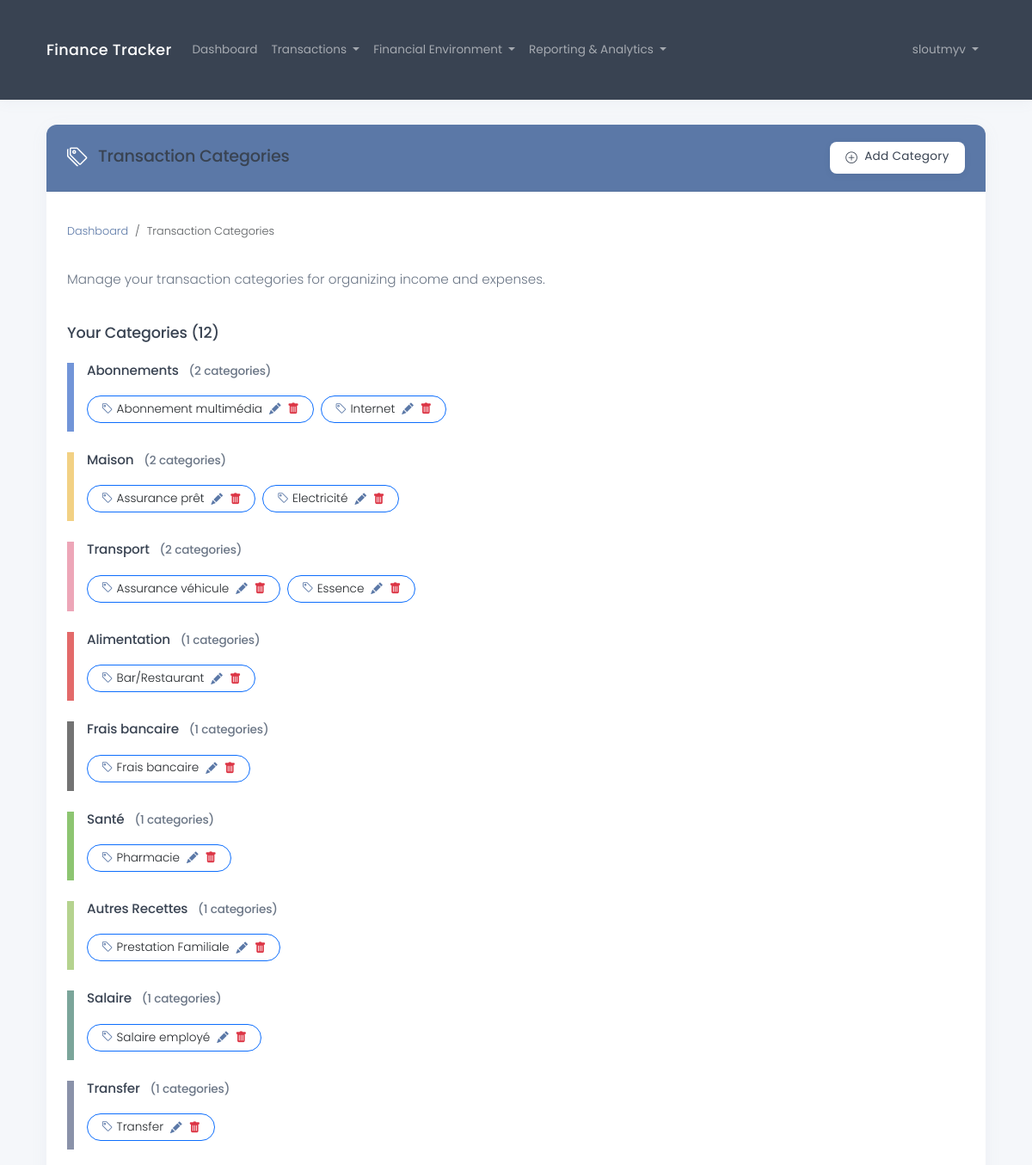
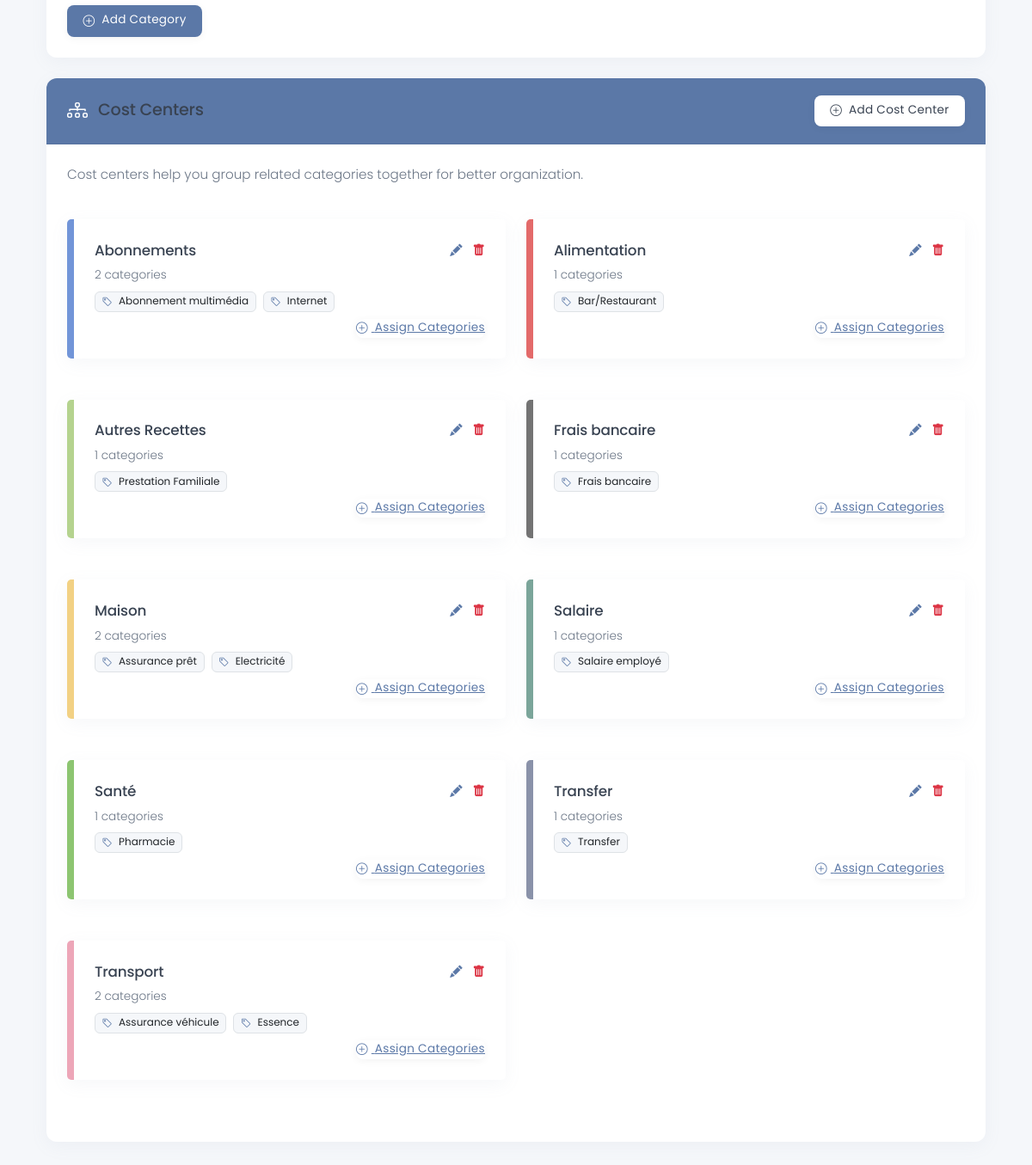
/en/financial/categories/ (signed in), run on the app's committed database (2 pictures, top to bottom).
### core/models.py (models this page shows, shortened)
class CostCenter(models.Model):
    tax_household = models.ForeignKey(
        TaxHousehold,
        on_delete=models.CASCADE,
        related_name='cost_centers',
        help_text=_("The tax household this cost center belongs to")
    )
    name = models.CharField(
        max_length=100,
        help_text=_("Cost center name")
    )
    color = models.CharField(
        max_length=20,
        default="#7295d8",
        help_text=_("Color code for the cost center (hex format)")
    )
    created_at = models.DateTimeField(auto_now_add=True)
    updated_at = models.DateTimeField(auto_now=True)
    class Meta:
        ordering = ['name']
        verbose_name = _("Cost Center")
        verbose_name_plural = _("Cost Centers")

class TransactionCategory(models.Model):
    tax_household = models.ForeignKey(
        TaxHousehold,
        on_delete=models.CASCADE,
        related_name='transaction_categories',
        help_text=_("The tax household this category belongs to")
    )
    cost_center = models.ForeignKey(
        CostCenter,
        on_delete=models.SET_NULL,
        related_name='categories',
        null=True,
        blank=True,
        help_text=_("The cost center this category belongs to (optional)")
    )
    name = models.CharField(
        max_length=100,
        help_text=_("Category name")
    )
    created_at = models.DateTimeField(auto_now_add=True)
    updated_at = models.DateTimeField(auto_now=True)
    class Meta:
        ordering = ['name']
        verbose_name = _("Transaction Category")
        verbose_name_plural = _("Transaction Categories")

### core/views.py (the view)
# urls.py: path('financial/categories/', views.category_list, name='category_list'),
@login_required
def category_list(request):
    try:
        household = request.user.tax_household
        has_bank_accounts = BankAccount.objects.filter(members__in=household.members.all()).exists()
        if not has_bank_accounts:
            messages.warning(request, "You need to create bank accounts before adding categories.")
            return redirect('bank_account_create')
        categories = TransactionCategory.objects.filter(
            tax_household=household
        ).order_by('name')
        cost_centers = CostCenter.objects.filter(
            tax_household=household
        ).order_by('name')
        categorized = {}
        uncategorized = []
        for category in categories:
            if category.cost_center:
                if category.cost_center.id not in categorized:
                    categorized[category.cost_center.id] = {
                        'cost_center': category.cost_center,
                        'categories': []
                    }
                categorized[category.cost_center.id]['categories'].append(category)
            else:
                uncategorized.append(category)
        total_categories = categories.count()
        total_cost_centers = cost_centers.count()
        categorized_count = total_categories - len(uncategorized)
        return render(request, 'financial/category_list.html', {
            'categories': categories,
            'uncategorized': uncategorized,
            'categorized': categorized,
            'cost_centers': cost_centers,
            'has_household': True,
            'has_bank_accounts': True,
            'stats': {
                'total_categories': total_categories,
                'total_cost_centers': total_cost_centers,
                'categorized_count': categorized_count,
                'uncategorized_count': len(uncategorized)
            }
        })
    except TaxHousehold.DoesNotExist:
        messages.error(request, "You need to create a tax household first.")
        return redirect('household_create')

### templates/financial/category_list.html (shortened to what this page needs)
{% extends 'base.html' %}
{% load i18n_extras %}
{% block content %}
<div class="row">
    <div class="col-md-12">
        <div class="card mb-4">
            <div class="card-header bg-primary text-white d-flex align-items-center justify-content-between">
                <div>
                    <i class="bi bi-tags me-2 fs-4"></i>
                    <h3 class="mb-0 d-inline">{% translate_json "Transaction Categories" %}</h3>
                </div>
                <div>
                    {% if has_bank_accounts %}
                    <a href="{% url 'category_create' %}" class="btn btn-light">
                        <i class="bi bi-plus-circle me-1"></i> {% translate_json "Add Category" %}
                    </a>
                    {% endif %}
                </div>
            </div>
            <div class="card-body">
                <nav aria-label="breadcrumb" class="mb-4">
                    <ol class="breadcrumb">
                        <li class="breadcrumb-item"><a href="{% url 'dashboard' %}">{% translate_json "Dashboard" %}</a></li>
                        <li class="breadcrumb-item active" aria-current="page">{% translate_json "Transaction Categories" %}</li>
                    </ol>
                </nav>
                {% if not has_household %}
                    <div class="alert alert-warning">
                        <h5 class="alert-heading">{% translate_json "You need to create a tax household first" %}</h5>
                        <p>{% translate_json "Before adding categories, you need to set up your tax household." %}</p>
                        <hr>
                        <div class="d-grid gap-2 d-md-flex">
                            <a href="{% url 'household_create' %}" class="btn btn-primary">
                                <i class="bi bi-house-add-fill me-1"></i> {% translate_json "Create Tax Household" %}
                            </a>
                        </div>
                    </div>
                {% else %}
                    <div class="row mb-4">
                        <div class="col-12">
                            <p class="lead">{% translate_json "Manage your transaction categories for organizing income and expenses." %}</p>
                        </div>
                    </div>
                    {% if categories %}
                        <h4 class="mb-3">{% translate_json "Your Categories" %} ({{ stats.total_categories }})</h4>
                        {% if categorized %}
                            {% for cost_center_id, data in categorized.items %}
                                <div class="cost-center-header mt-4" style="border-left: 8px solid {{ data.cost_center.color }};">
                                    <div class="d-flex justify-content-between align-items-center">
                                        <h5 class="mb-1">
                                            {{ data.cost_center.name }}
                                            <small class="text-muted ms-2">({{ data.categories|length }} {% translate_json "categories" %})</small>
                                        </h5>
                                    </div>
                                    <div class="d-flex flex-wrap gap-2 mt-3 mb-4">
                                        {% for category in data.categories %}
                                        <div class="position-relative d-inline-flex align-items-center border border-primary rounded-pill py-1 px-3 category-badge" style="font-size: 0.85rem;">
                                            <i class="bi bi-tag me-1 text-primary"></i>
                                            <span>{{ category.name }}</span>
                                            <div class="ms-2">
                                                <a href="{% url 'category_update' category.pk %}" class="text-primary me-1" style="text-decoration: none;">
                                                    <i class="bi bi-pencil-fill"></i>
                                                </a>
                                                <a href="{% url 'category_delete' category.pk %}" class="text-danger" style="text-decoration: none;">
                                                    <i class="bi bi-trash-fill"></i>
                                                </a>
                                            </div>
                                        </div>
                                        {% endfor %}
                                    </div>
                                </div>
                            {% endfor %}
                        {% endif %}
                    {% else %}
                        <div class="alert alert-info">
                            <p>{% translate_json "You haven't added any categories yet. Click the button above to add your first category." %}</p>
                        </div>
                    {% endif %}
                    <div class="mt-4">
                        <a href="{% url 'category_create' %}" class="btn btn-primary">
                            <i class="bi bi-plus-circle me-1"></i> {% translate_json "Add New Category" %}
                        </a>
                    </div>
                {% endif %}
            </div>
        </div>
        {% if has_household and has_bank_accounts %}
        <div class="card">
            <div class="card-header bg-primary text-white d-flex align-items-center justify-content-between">
                <div>
                    <i class="bi bi-diagram-3 me-2 fs-4"></i>
                    <h3 class="mb-0 d-inline">{% translate_json "Cost Centers" %}</h3>
                </div>
                <div>
                    <a href="{% url 'cost_center_create' %}" class="btn btn-light">
                        <i class="bi bi-plus-circle me-1"></i> {% translate_json "Add Cost Center" %}
                    </a>
                </div>
            </div>
            <div class="card-body">
                <div class="row mb-4">
                    <div class="col-12">
                        <p class="lead">{% translate_json "Cost centers help you group related categories together for better organization." %}</p>
                    </div>
                </div>
                {% if cost_centers %}
                    <div class="row">
                        {% for cost_center in cost_centers %}
                        <div class="col-md-6 mb-4">
                            <div class="card" style="border-left: 8px solid {{ cost_center.color }}; border-radius: 5px;">
                                <div class="card-body">
                                    <div class="d-flex justify-content-between align-items-center mb-2">
                                        <h5 class="card-title mb-0">
                                            {{ cost_center.name }}
                                        </h5>
                                        <div>
                                            <a href="{% url 'cost_center_update' cost_center.pk %}" class="text-primary me-2" style="text-decoration: none;">
                                                <i class="bi bi-pencil-fill"></i>
                                            </a>
                                            <a href="{% url 'cost_center_delete' cost_center.pk %}" class="text-danger" style="text-decoration: none;">
                                                <i class="bi bi-trash-fill"></i>
                                            </a>
                                        </div>
                                    </div>
                                    {% with categories=cost_center.categories.all %}
                                        <div class="mb-2">
                                            <small class="text-muted mb-2 d-block">
                                                {{ categories|length }} {% translate_json "categories" %}
                                            </small>
                                        </div>
                                        {% if categories %}
                                            <div class="d-flex flex-wrap gap-2 mb-2">
                                                {% for category in categories %}
                                                <span class="badge bg-light text-dark border">
                                                    <i class="bi bi-tag me-1 text-primary"></i>
                                                    {{ category.name }}
                                                </span>
                                                {% endfor %}
                                            </div>
                                        {% else %}
                                            <div class="text-muted fst-italic mb-3">{% translate_json "No categories assigned yet" %}</div>
                                        {% endif %}
                                    {% endwith %}
                                    <div class="mt-2 text-end">
                                        <a href="{% url 'cost_center_assign_categories' cost_center.pk %}" class="btn btn-sm btn-link text-primary p-0">
                                            <i class="bi bi-plus-circle me-1"></i> {% translate_json "Assign Categories" %}
                                        </a>
                                    </div>
                                </div>
                            </div>
                        </div>
                        {% endfor %}
                    </div>
                {% endif %}
            </div>
        </div>
        {% endif %}
    </div>
</div>
{% endblock %}

### templates/base.html (shortened to what this page needs)
{% load i18n %}
{% load i18n_extras %}
{% load static %}
<!DOCTYPE html>
<html lang="{{ LANGUAGE_CODE }}">
<head>
    <link href="https://cdn.jsdelivr.net/npm/bootstrap@5.3.2/dist/css/bootstrap.min.css" rel="stylesheet">
    <link rel="stylesheet" href="https://cdn.jsdelivr.net/npm/bootstrap-icons@1.11.3/font/bootstrap-icons.min.css">
    <link rel="stylesheet" href="{% static 'css/custom.css' %}">
</head>
<body>
    <nav class="navbar navbar-expand-lg navbar-dark bg-dark">
        <div class="container">
            <a class="navbar-brand" href="{% url 'home' %}">{% translate_json "Finance Tracker" %}</a>
            <div class="collapse navbar-collapse" id="navbarNav">
                <ul class="navbar-nav me-auto">
                    {% if user.is_authenticated %}
                        <li class="nav-item">
                            <a class="nav-link" href="{% url 'dashboard' %}">{% translate_json "Dashboard" %}</a>
                        </li>
                        <li class="nav-item dropdown">
                            <a class="nav-link dropdown-toggle" href="#" id="transactionsDropdown" role="button" data-bs-toggle="dropdown">
                                {% translate_json "Transactions" %}
                            </a>
                        </li>
                        <li class="nav-item dropdown">
                            <a class="nav-link dropdown-toggle" href="#" id="financialDropdown" role="button" data-bs-toggle="dropdown">
                                {% translate_json "Financial Environment" %}
                            </a>
                        </li>
                        <li class="nav-item dropdown">
                            <a class="nav-link dropdown-toggle" href="#" id="analyticsDropdown" role="button" data-bs-toggle="dropdown">
                                {% translate_json "Reporting & Analytics" %}
                            </a>
                        </li>
                    {% endif %}
                </ul>
                <ul class="navbar-nav ms-auto">
                    {% if user.is_authenticated %}
                        <li class="nav-item dropdown">
                            <a class="nav-link dropdown-toggle" href="#" id="navbarDropdown" role="button" data-bs-toggle="dropdown">
                                {{ user.username }}
                            </a>
                        </li>
                    {% else %}
                        <li class="nav-item">
                            <a class="nav-link" href="{% url 'login' %}">{% translate_json "Login" %}</a>
                        </li>
                    {% endif %}
                </ul>
            </div>
        </div>
    </nav>
    <div class="container">
        {% block content %}{% endblock %}
    </div>
</body>
</html>

### data on the page
CostCenter: cost_center.name "Abonnements", categories|length "2", name "Abonnements", categories.all|length "2"
TransactionCategory: name "Abonnement multimédia"
TransactionCategory: name "Internet"
CostCenter: cost_center.name "Maison", categories|length "2", name "Maison", categories.all|length "2"
TransactionCategory: name "Assurance prêt"
TransactionCategory: name "Electricité"
CostCenter: cost_center.name "Transport", categories|length "2", name "Transport", categories.all|length "2"
TransactionCategory: name "Assurance véhicule"
TransactionCategory: name "Essence"
CostCenter: cost_center.name "Alimentation", categories|length "1", name "Alimentation", categories.all|length "1"
TransactionCategory: name "Bar/Restaurant"
CostCenter: cost_center.name "Frais bancaire", categories|length "1", name "Frais bancaire", categories.all|length "1"
TransactionCategory: name "Frais bancaire"
CostCenter: cost_center.name "Santé", categories|length "1", name "Santé", categories.all|length "1"
TransactionCategory: name "Pharmacie"
CostCenter: cost_center.name "Autres Recettes", categories|length "1", name "Autres Recettes", categories.all|length "1"
TransactionCategory: name "Prestation Familiale"
CostCenter: cost_center.name "Salaire", categories|length "1", name "Salaire", categories.all|length "1"
TransactionCategory: name "Salaire employé"
CostCenter: cost_center.name "Transfer", categories|length "1", name "Transfer", categories.all|length "1"
TransactionCategory: name "Transfer"

### other printed values
{{ user.username }} "sloutmyv"
{{ stats.total_categories }} "12"
